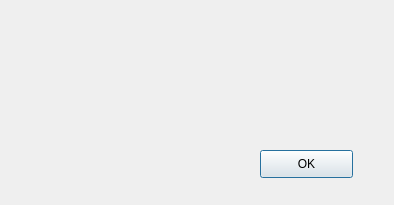
<?xml version="1.0" encoding="UTF-8"?>
<ui version="4.0">
 <class>EndGame</class>
 <widget class="QDialog" name="EndGame">
  <property name="geometry">
   <rect>
    <x>0</x>
    <y>0</y>
    <width>394</width>
    <height>205</height>
   </rect>
  </property>
  <property name="windowTitle">
   <string>Dialog</string>
  </property>
  <widget class="QLabel" name="Prompt">
   <property name="geometry">
    <rect>
     <x>70</x>
     <y>30</y>
     <width>261</width>
     <height>101</height>
    </rect>
   </property>
   <property name="styleSheet">
    <string notr="true">font: 28pt &quot;Adobe Arabic&quot;;</string>
   </property>
   <property name="text">
    <string/>
   </property>
   <property name="textFormat">
    <enum>Qt::AutoText</enum>
   </property>
   <property name="alignment">
    <set>Qt::AlignCenter</set>
   </property>
  </widget>
  <widget class="QPushButton" name="pushButton">
   <property name="geometry">
    <rect>
     <x>260</x>
     <y>150</y>
     <width>93</width>
     <height>28</height>
    </rect>
   </property>
   <property name="text">
    <string>OK</string>
   </property>
  </widget>
 </widget>
 <resources/>
 <connections>
  <connection>
   <sender>pushButton</sender>
   <signal>clicked()</signal>
   <receiver>EndGame</receiver>
   <slot>close()</slot>
   <hints>
    <hint type="sourcelabel">
     <x>303</x>
     <y>256</y>
    </hint>
    <hint type="destinationlabel">
     <x>149</x>
     <y>149</y>
    </hint>
   </hints>
  </connection>
 </connections>
</ui>
